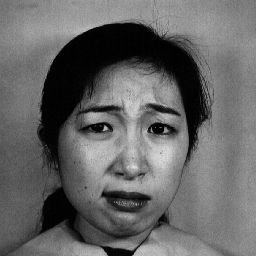
#> input picture datasets/JAFFE/KA.DI2.43.tiff, 256 x 256 px
$ python -i FaceDetector.py   (imports and definitions only)
#> lines starting #> are read from the running program, lines starting #| are printed output that depends on the picture
#> further down, picture is the input picture: shape (256, 256, 3); min 0, max 226, mean 101.9
### HOGFeatures.py
import cv2
import matplotlib.pyplot as plt
from skimage.feature import hog
from skimage import data, exposure
import cv2 as cv
import numpy as np
from SpecialImage import SpecialImage


def rgb2gray(rgb):
    return np.dot(rgb[..., :3], [0.2989, 0.5870, 0.1140])


class HogFeature:
    def get_hog_features(self, data):
        blur = cv.GaussianBlur(data.image, (5, 5), 0)
        fd, hog_image = hog(blur, orientations=8, pixels_per_cell=(8, 8),
                            cells_per_block=(2, 2), visualize=True, channel_axis=-1, transform_sqrt=True)

        #fig, (ax1, ax2) = plt.subplots(1, 2, figsize=(8, 4), sharex=True, sharey=True)

        # ax1.axis('off')
        # ax1.imshow(data.image, cmap=plt.cm.gray)
        # ax1.set_title('Input Image')

        hog_image_rescaled = exposure.rescale_intensity(hog_image, in_range=(0, 10))
        # [4 lines of commented-out code are left out]
        special_image = SpecialImage(hog_image_rescaled, data.target)
        special_image.set_fd(fd)
        return special_image

### SpecialImage.py
class SpecialImage:
    def __init__(self, image, target):
        self.fd = None
        self.image = image
        self.target = target
        self.detectedFace = None

    def set_image(self, image):
        self.image = image

    def set_fd(self, fd):
        self.fd = fd

    def set_detected_face(self, face):
        self.detectedFace = face

### FaceDetector.py
import cv2
import cv2 as cv
from HOGFeatures import HogFeature
from SpecialImage import SpecialImage


class FaceDetector:
    # [36 lines left out: function detect, not called in this run]

    def detectLips(self, image):
        try:
            face_cascade = cv.CascadeClassifier('FaceDetection.xml')
            # mouth = face_cascade.detectMultiScale(image, 1.05, 38)
            face = face_cascade.detectMultiScale(image, scaleFactor=1.05, minNeighbors=5, minSize=(130, 130),
                                                 flags=cv.CASCADE_SCALE_IMAGE)
#> face = [[50, 65, 161, 161]]
            (x, y, w, h) = face[0]
#> x = 50; y = 65; w = 161; h = 161
            # for (x, y, w, h) in face:
            #     cv2.rectangle(image, (x, y), (x + w, y + h), (255, 0, 0), 2)
            faceImage = image[y:y + h, x:x + w]
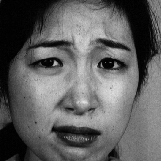
#> faceImage: shape (161, 161, 3); min 0, max 226, mean 96.5
            mouth_cascade = cv.CascadeClassifier("MouthDetection.xml")
            mouth = mouth_cascade.detectMultiScale(faceImage, scaleFactor=1.05, minNeighbors=20, minSize=(20, 20),
                                                   flags=cv.CASCADE_DO_ROUGH_SEARCH)
#> mouth = [[48, 120, 59, 35], [84, 47, 60, 36], [14, 41, 67, 40]]
            (X, Y, Z) = faceImage.shape
#> X = 161; Y = 161; Z = 3
            (XMin, YMin, WMin, HMin) = (0, 0, 0, 0)
            minDif = Y
#> minDif = 161
            for (x, y, w, h) in mouth:
                if minDif > Y - y:
                    (XMin, YMin, WMin, HMin) = (x, y, w, h)
                    minDif = Y - y
#> this loop made 3 passes
#> (x, y, w, h, XMin, YMin, WMin, HMin) on pass 1: (48, 120, 59, 35, 48, 120, 59, 35)
#> after the loop, HMin = 35; WMin = 59; XMin = 48; YMin = 120; minDif = 41
            crop_img = faceImage[YMin:YMin + HMin, XMin:XMin + WMin]
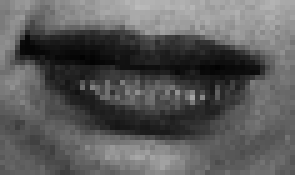
#> crop_img: shape (35, 59, 3) (shown 5 times larger); min 2, max 187, mean 90.2
            resized_img = FaceDetector.resize_image(crop_img)
            special_image = SpecialImage(image, 0)
            special_image.set_image(resized_img)
            # cv2.imshow('face_detected1.png', faceImage)
            # cv2.waitKey(0)
            # cv2.destroyAllWindows()

            hogFeatures = HogFeature()
            hog_special_image = hogFeatures.get_hog_features(special_image)
            hog_special_image.set_detected_face(face[0])
        except:
            return None

    # [14 lines left out: function detectFace, not called in this run]

    def resize_image(img):
        return cv.resize(img, (70, 40), interpolation=cv.INTER_LINEAR)
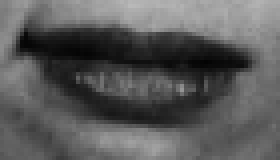
#> returned value: shape (40, 70, 3) (shown 4 times larger); min 3, max 185, mean 90

>>> import cv2
>>> picture = cv2.imread('datasets/JAFFE/KA.DI2.43.tiff')
>>> result = FaceDetector().detectLips(picture)
#> in get_hog_features, `fd, hog_image = hog(blur, orientations=8, pixels_per_cell=(8, 8), cell..`:
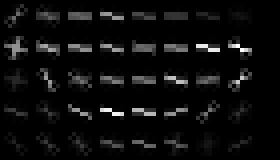
#> hog_image: shape (40, 70) float64 (shown 4 times larger); min 0, max 1.86, mean 0.0929; drawn with min black and max white
#> in get_hog_features, `fd, hog_image = hog(blur, orientations=8, pixels_per_cell=(8, 8), cell..`: fd = 896 values, max 0.483 at index 212, min 0 at index 19, mean 0.112
#> in set_fd, `self.fd = fd`: self.fd has the same summary as fd in get_hog_features
#> in set_detected_face, `self.detectedFace = face`: self.detectedFace = [50, 65, 161, 161]

$ run again, on datasets/JAFFE/KL.DI3.172.tiff
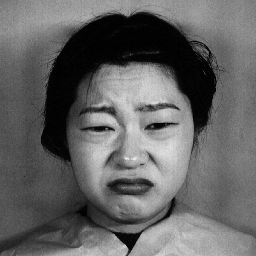
#> input picture datasets/JAFFE/KL.DI3.172.tiff, 256 x 256 px
#> picture is the input picture: shape (256, 256, 3); min 0, max 241, mean 99.8
#> face = [[51, 63, 159, 159]]
#> in detectLips, `(x, y, w, h) = face[0]`: x = 51; y = 63; w = 159
#> in detectLips, `faceImage = image[y:y + h, x:x + w]`:
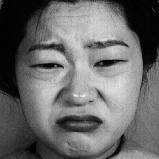
#> faceImage: shape (159, 159, 3); min 0, max 241, mean 106.7
#> mouth = [[17, 45, 60, 36], [48, 109, 63, 38], [79, 45, 59, 36]]
#> the loop in detectLips, `for (x, y, w, h) in mouth:` made 3 passes
#> (x, y, w, h, XMin, YMin, WMin, HMin) on passes 1 to 2: (17, 45, 60, 36, 17, 45, 60, 36), (48, 109, 63, 38, 48, 109, 63, 38)
#> after the loop in detectLips, `for (x, y, w, h) in mouth:`: HMin = 38; WMin = 63; XMin = 48; YMin = 109; minDif = 50
#> in get_hog_features, `fd, hog_image = hog(blur, orientations=8, pixels_per_cell=(8, 8), cell..`:
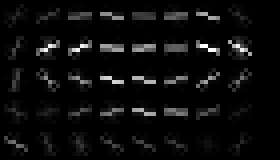
#> hog_image: shape (40, 70) float64 (shown 4 times larger); min 0, max 1.6, mean 0.0757; drawn with min black and max white
#> fd = 896 values, max 0.472 at index 548, min 0 at index 7, mean 0.114
#> self.fd has the same summary as fd in get_hog_features
#> self.detectedFace = [51, 63, 159, 159]
